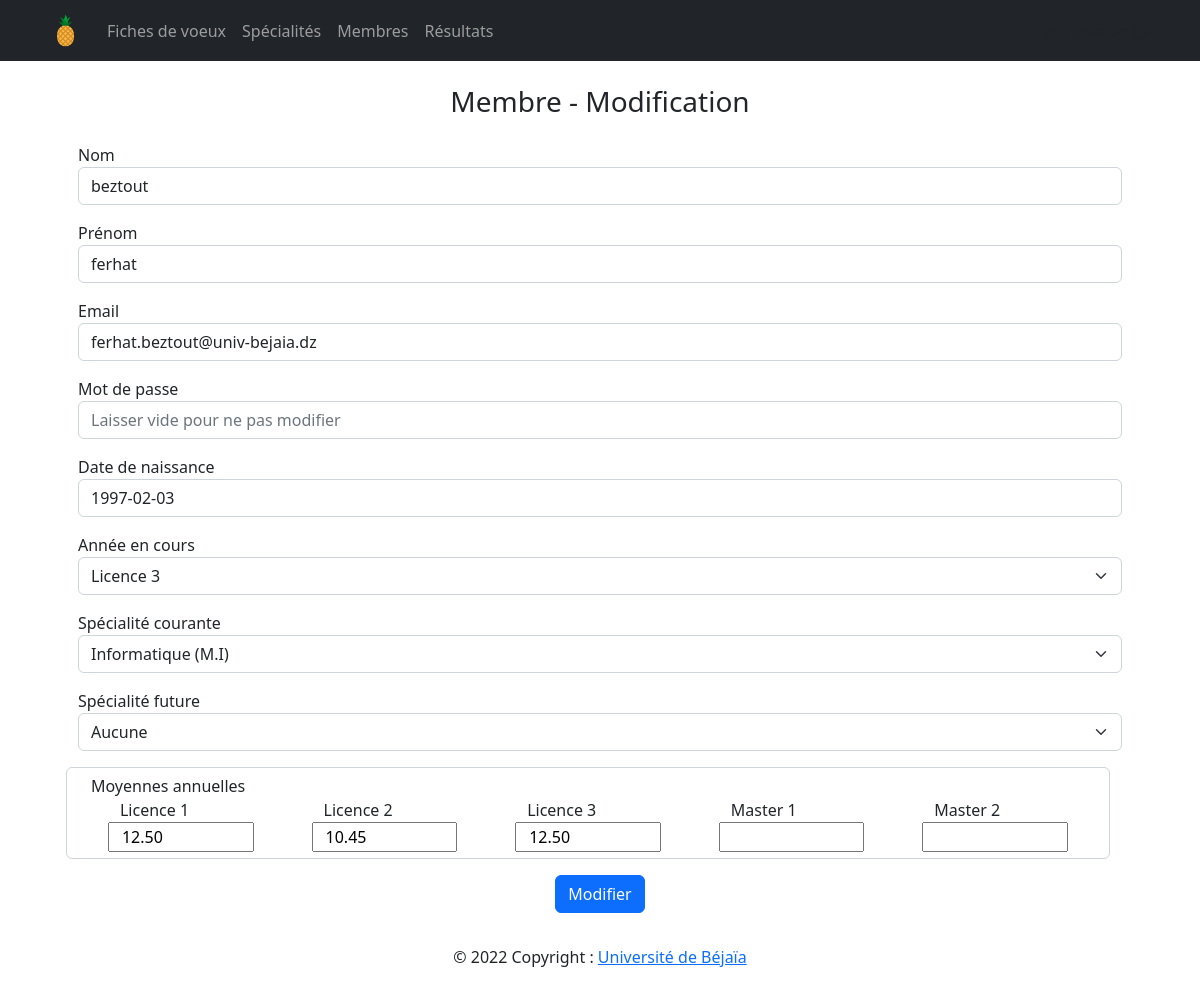
The page /dashboard/membres/edit.php?id=1000 (signed in) on the database its author committed.
### tables this page shows
CREATE TABLE Utilisateur (
	idUser int NOT NULL AUTO_INCREMENT ,
	nom varchar(30) NOT NULL,
	prenom varchar(30) NOT NULL,
	dateNaiss date NOT NULL,
	email varchar(90) NOT NULL UNIQUE,
	password varchar(40) NOT NULL,
	isAdmin boolean NOT NULL default false,
	userType varchar(30) NOT NULL default 'etd',
	licenceTrois boolean default false,
	anneeCourante int,
	specialiteCourante int,
	specialiteFuture int,
	
	CONSTRAINT pk_utilisateur PRIMARY KEY (idUser),
	CONSTRAINT fk_utilisateur_anneeEtud FOREIGN KEY(anneeCourante) REFERENCES AnneeEtud(idAnneeEtud) ON DELETE SET NULL ON UPDATE CASCADE,
	CONSTRAINT fk_utilisateur_specialite1 FOREIGN KEY(specialiteCourante) REFERENCES Specialite(idSpecialite) ON DELETE SET NULL ON UPDATE CASCADE,
	CONSTRAINT fk_utilisateur_specialite2 FOREIGN KEY(specialiteFuture) REFERENCES Specialite(idSpecialite) ON DELETE SET NULL ON UPDATE CASCADE
	
	) AUTO_INCREMENT=1000 ,;

CREATE TABLE Moyenne (
	idUser int,
	idAnneeEtud int,
	idSpecialite int,
	moyenne float,
	rattrapage int,
	redouble int,
	dette int,
	
	CONSTRAINT pk_moyenne PRIMARY KEY(idUser,idAnneeEtud,idSpecialite),
	CONSTRAINT fk_Moyenne_Utilisateur FOREIGN KEY (idUser) REFERENCES Utilisateur(idUser) ON DELETE CASCADE ON UPDATE CASCADE,
	CONSTRAINT fk_Moyenne_AnneeEtude FOREIGN KEY (idAnneeEtud) REFERENCES AnneeEtud(idAnneeEtud) ON DELETE CASCADE ON UPDATE CASCADE,
	CONSTRAINT fk_Moyenne_specialite FOREIGN KEY (idSpecialite) REFERENCES Specialite(idSpecialite) ON DELETE CASCADE ON UPDATE CASCADE
	);

### queries/utilisateurs.php (called while the page is built, shortened)
<?php
    include_once __DIR__.'/../queries/fiches.php';
    include_once __DIR__.'/../queries/moyenne.php';
    include_once __DIR__.'/../queries/voeux.php';
    function getUserById($id) {
        global $bdd;
        try {
            $request = $bdd->prepare("SELECT * FROM Utilisateur WHERE idUser=?");
            $request->execute(array($id));
            $result = $request->fetch(PDO::FETCH_OBJ);
            return $result;
        } catch (PDOException $e) {
            echo $e;
        }
    }
?>

### queries/specialite.php (called while the page is built, shortened)
<?php
    include_once __DIR__.'/../Model/connexionBDD.php';
function getSpecialites() {
    global $bdd;
    try {
        $request = $bdd->prepare("SELECT * FROM specialite");
        $request->execute();
        $result = $request->fetchAll(PDO::FETCH_OBJ);
        return $result;
    } catch (PDOException $e) {
        echo $e;
    }
}
?>

### queries/moyenne.php (called while the page is built, shortened)
<?php
include_once __DIR__.'/../Model/connexionBDD.php';
function getMoyenneByUserAnnee($id,$annee) {
    global $bdd;
    try {
        $request = $bdd->prepare("SELECT * FROM Moyenne WHERE idUser=? AND idAnneeEtud=?");
        $request->execute(array($id,$annee));
        $result = $request->fetch(PDO::FETCH_OBJ);
        return $result;
    } catch (PDOException $e) {
        echo $e;
    }
}
?>

### Controller/specialites.php (the view, shortened to what this page needs)
<?php
include_once __DIR__.'/../queries/specialite.php';
function remplirSpeciaWithValue($id) {
    $listSpecialite = getSpecialites();
    foreach ($listSpecialite as $elem) {
        $idSpec = $elem->idSpecialite;
        $nomSpec = $elem->nomSpecialite;
        if ($idSpec==$id) {
            echo '<option value="'.htmlentities($idSpec,ENT_QUOTES,"ISO-8859-1").'" selected>'.htmlentities($nomSpec,ENT_QUOTES,"ISO-8859-1").'</option>';
        } else {
            echo '<option value="'.htmlentities($idSpec,ENT_QUOTES,"ISO-8859-1").'">'.htmlentities($nomSpec,ENT_QUOTES,"ISO-8859-1").'</option>';
        }
    }
}

### dashboard/membres/edit.php (shortened to what this page needs)
<?php
include_once '../../Controller/specialites.php';
include_once '../../View/header.php';
include_once '../../Model/Utilisateur.php';
include_once '../../queries/utilisateurs.php';
include_once '../../queries/moyenne.php';
if (isset($_GET['id'])) {
    $id = (int)$_GET['id'];
    $user = getUserById($id);
    $typeUser = $user->userType;
    $nomUser = $user->nom;
    $prenomUser = $user->prenom;
    $dateNaissUser = $user->dateNaiss;
    $emailUser = $user->email;
    if ($typeUser=='etd') {
        $mL1 = getMoyenneByUserAnnee($id,1);
        $mL2 = getMoyenneByUserAnnee($id,2);
        $mL3 = getMoyenneByUserAnnee($id,3);
        $mM1 = getMoyenneByUserAnnee($id,4);
        $mM2 = getMoyenneByUserAnnee($id,5);
        if ($mL1) {
            $moyL1 = $mL1->moyenne;
            } else {
                $moyL1 = '';
            }
        if ($mL2) {
            $moyL2 = $mL2->moyenne;
            } else {
                $moyL2 = '';
            }
        if ($mL3) {
            $moyL3 = $mL3->moyenne;
            } else {
                $moyL3 = '';
            }
        if ($mM1) {
            $moyM1 = $mM1->moyenne;
            } else {
                $moyM1 = '';
            }
        if ($mM2) {
            $moyM2 = $mM2->moyenne;
            } else {
                $moyM2 = '';
            }
        $anneeCouranteUser = $user->anneeCourante;
        $specialiteCouranteUser = $user->specialiteCourante;
    }
}
?>
<div class="container p-3 mt-2 text-center">
    <h3 class="titrePage">Membre - Modification</h3>
</div>
<div class="container mx-auto px-5">
    <form method="POST" action="edit.php?id=<?= $id ?>">
        <div class="form-group mb-3">
            <label class="myLabel" for="addUserNom">Nom</label>
            <input class="form-control" type="text" name="addUserNom" id="addUserNom" placeholder="Nom" required value="<?= htmlentities($nomUser) ?>">
        </div>
        <div class="form-group mb-3">
            <label class="myLabel" for="addUserPrenom">Prénom</label>
            <input class="form-control" type="text" name="addUserPrenom" id="addUserPrenom" placeholder="Prénom" required value="<?= htmlentities($prenomUser) ?>">
        </div>
        <div class="form-group mb-3">
            <label class="myLabel" for="addUserEmail">Email</label>
            <input class="form-control" type="text" name="addUserEmail" id="addUserEmail" placeholder="Email" required value="<?= htmlentities($emailUser) ?>">
        </div>
        <div class="form-group mb-3">
            <label class="myLabel" for="addUserMdp">Mot de passe</label>
            <input class="form-control" type="password" name="addUserMdp" id="addUserMdp" placeholder="Laisser vide pour ne pas modifier" autocomplete="off">
        </div>
        <div class="form-group mb-3">
            <label class="myLabel" for="addUserDate">Date de naissance</label>
            <input class="form-control" type="text" name="addUserDate" id="addUserDate" placeholder="Date de naissance" autocomplete="off" required value="<?= htmlentities($dateNaissUser) ?>">
        </div>
        <div class="form-group mb-3" id="addUserAnneeDiv">
            <label class="myLabel" for="addUserAnnee">Année en cours</label>
            <select class="form-select" aria-label="Etat" id="addUserAnnee" name="addUserAnnee">
                <option value="3" <?php if ($typeUser=='etd' && $anneeCouranteUser==3) echo 'selected'?>>Licence 3</option>
            </select>
        </div>
        <div class="form-group mb-3" id="addUserSpeciaDiv">
            <label class="myLabel" for="addUserSpecia">Spécialité courante</label>
            <select class="form-select" aria-label="Etat" id="addUserSpecia" name="addUserSpecia" >
                <?php if ($typeUser=='etd') remplirSpeciaWithValue($specialiteCouranteUser) ?>
            </select>
        </div>
        <div class="form-group mb-3" id="addUserSpeciaFutureDiv">
            <label class="myLabel" for="addUserSpeciaFuture">Spécialité future</label>
            <select class="form-select" aria-label="Etat" id="addUserSpeciaFuture" name="addUserSpeciaFuture" >
                <option value="0" selected >Aucune</option>
            </select>
        </div>
        <div class="form-control ml-2 mb-3 row d-flex justify-content-around" id="moyenneDiv">
        <label class="myLabel" for="moyenneDiv">Moyennes annuelles</label>
            <div class="col-2 row">
                <label for="moyL1">Licence 1</label>
                <input type="number" name="moyL1" id="moyL1" value="<?php if ($typeUser=='etd' && $moyL1) echo sprintf('%.2f',htmlentities($moyL1)) ?>" step="any">
            </div>
            <div class="col-2 row">
                <label for="moyL2">Licence 2</label>
                <input type="number" name="moyL2" id="moyL2" value="<?php if ($typeUser=='etd' && $moyL2) echo sprintf('%.2f',htmlentities($moyL2)) ?>" step="any">
            </div>
            <div class="col-2 row">
                <label for="moyL3">Licence 3</label>
                <input type="number" name="moyL3" id="moyL3" value="<?php if ($typeUser=='etd' && $moyL3) echo sprintf('%.2f',htmlentities($moyL3)) ?>" step="any">
            </div>
            <div class="col-2 row">
                <label for="moyM1">Master 1</label>
                <input type="number" name="moyM1" id="moyM1" value="<?php if ($typeUser=='etd' && $moyM1) echo sprintf('%.2f',htmlentities($moyM1))  ?>" step="any">
            </div>
            <div class="col-2 row">
                <label for="moyM2">Master 2</label>
                <input type="number" name="moyM2" id="moyM2" value="<?php if ($typeUser=='etd' && $moyM2) echo sprintf('%.2f',htmlentities($moyM2)) ?>" step="any">
            </div>
        </div>
        <div class="form-group mb-3 text-center">
            <button class="btn btn-primary" type="submit">Modifier</button>
        </div>
    </form>
</div>
<?php
include_once '../../View/footer.php';
?>

### rows shown on the page
utilisateur: addUserNom "beztout", addUserPrenom "ferhat", addUserEmail "ferhat.beztout@univ-bejaia.dz", addUserDate "1997-02-03", addUserAnnee "Licence 3"
moyenne: moyL1 "12.50"
moyenne: moyL2 "10.45"
moyenne: moyL3 "12.50"

### other values the page prints
form field addUserSpecia "Informatique (M.I)"
